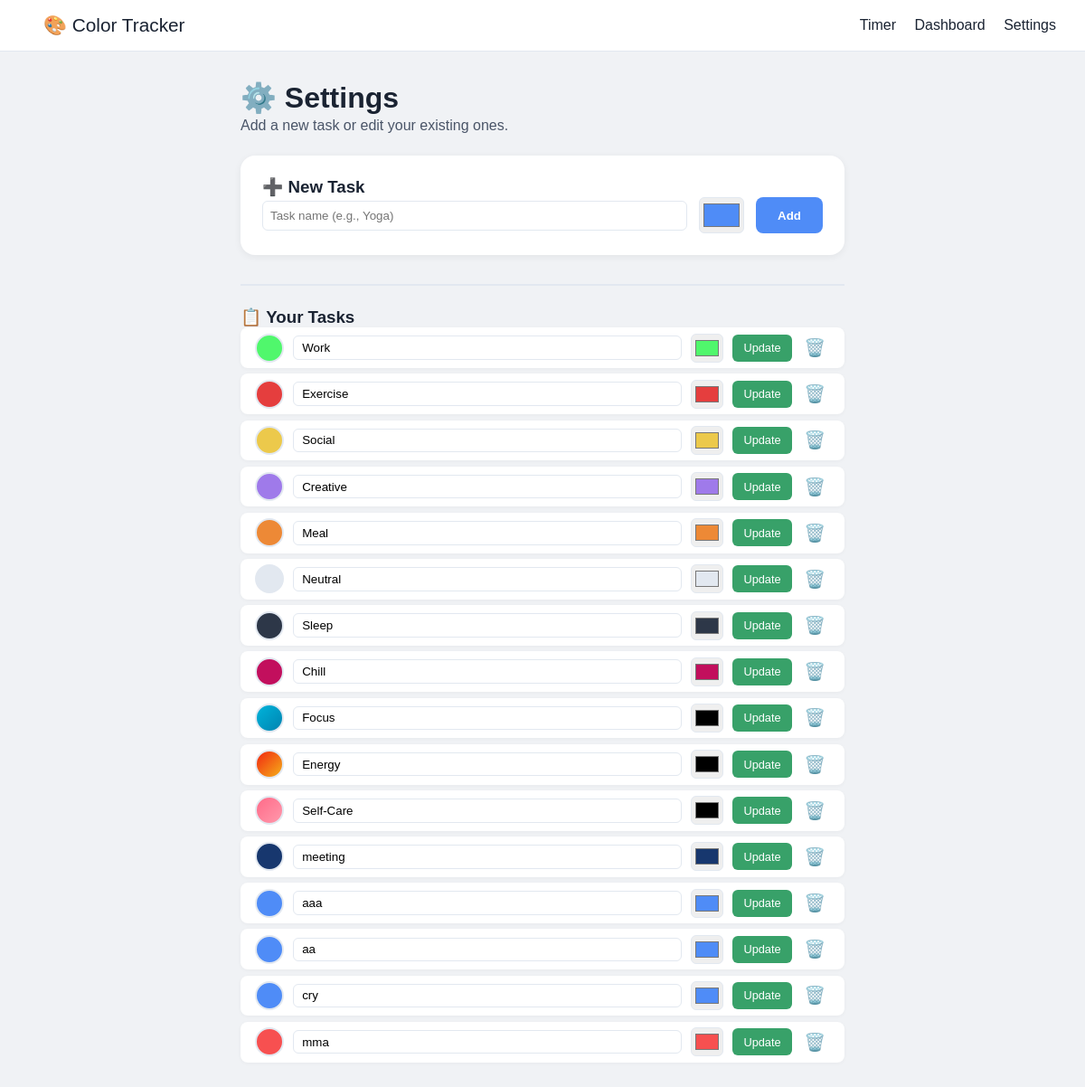
The page /settings on the database its author committed.
### models.py (models this page shows)
class ColorMap(db.Model):
    __tablename__ = "color_maps"
    id = db.Column(db.Integer, primary_key=True)
    color = db.Column(db.String(20), unique=True, nullable=False)
    hex_code = db.Column(db.String(50), nullable=False)
    activity = db.Column(db.String(50), unique=True, nullable=False)
    is_gradient = db.Column(db.Boolean, default=False)

### app.py (the view, shortened to what this page needs)
@app.route("/settings", methods=["GET", "POST"])
def settings():
    colors = ColorMap.query.order_by(ColorMap.id).all()
    return render_template("settings.html", colors=colors)

### templates/settings.html (shortened to what this page needs)
{% extends "base.html" %}
{% block content %}
<div class="container">
    <h1>⚙️ Settings</h1>
    <p>Add a new task or edit your existing ones.</p>
    <div class="add-section">
        <h3>➕ New Task</h3>
        <form method="POST" class="add-form">
            <div class="add-row">
                <input type="text" name="activity" placeholder="Task name (e.g., Yoga)" required id="new-activity">
                <input type="color" name="hex_code" value="#4f8cf7" id="new-color">
                <button type="submit" class="btn-add">Add</button>
            </div>
        </form>
    </div>
    <hr>
    <div class="list-section">
        <h3>📋 Your Tasks</h3>
        {% for color in colors %}
        <div class="task-row">
            <form method="POST" class="edit-form">
                <div class="edit-row">
                    <div class="color-preview" style="background: {{ color.hex_code }};"></div>
                    <input type="text" name="activity" value="{{ color.activity }}" placeholder="Task name" required>
                    <input type="color" name="hex_code" value="{{ color.hex_code }}" class="color-picker">
                    <button type="submit" class="btn-update">Update</button>
                </div>
            </form>
            <form method="POST" class="delete-form">
                <button type="submit" class="btn-delete" onclick="return confirm('Delete {{ color.activity }}?');">🗑️</button>
            </form>
        </div>
        {% endfor %}
    </div>
</div>
{% endblock %}

### static/css/style.css (style rules this page uses)
* { margin: 0; padding: 0; box-sizing: border-box; }
body { font-family: Arial, sans-serif; background: #f0f2f5; color: #1a2332; }
.container { max-width: 800px; margin: 2rem auto; padding: 0 1rem; }
h1 { margin-bottom: 0.5rem; }
p { color: #4a5568; margin-bottom: 1.5rem; }
.color-preview { width: 30px; height: 30px; border-radius: 50%; flex-shrink: 0; }

### templates/settings.html (style rules this page uses)
.container { max-width: 700px; margin: 2rem auto; padding: 0 1rem; }
h1 { font-size: 2rem; margin-bottom: 0.2rem; }
p { color: #4a5568; margin-bottom: 1.5rem; }
.add-section { background: white; padding: 1.5rem; border-radius: 16px; box-shadow: 0 2px 8px rgba(0,0,0,0.06); margin-bottom: 2rem; }
.add-row { display: flex; flex-wrap: wrap; gap: 0.8rem; align-items: center; }
.add-row input[type="text"] { flex: 2; min-width: 120px; padding: 0.5rem; border: 1px solid #e2e8f0; border-radius: 6px; }
.add-row input[type="color"] { width: 50px; height: 40px; padding: 2px; cursor: pointer; border: 1px solid #e2e8f0; border-radius: 6px; }
.btn-add { background: #4f8cf7; color: white; border: none; padding: 0.5rem 1.5rem; border-radius: 8px; font-weight: 600; cursor: pointer; height: 40px; }
hr { border: none; border-top: 2px solid #e2e8f0; margin: 1.5rem 0; }
.list-section { margin-top: 1rem; }
.task-row { display: flex; align-items: center; gap: 0.5rem; background: white; padding: 0.4rem 1rem; border-radius: 8px; margin-bottom: 0.4rem; box-shadow: 0 1px 4px rgba(0,0,0,0.04); }
.edit-form { flex: 1; }
.edit-row { display: flex; flex-wrap: wrap; gap: 0.6rem; align-items: center; }
.color-preview { width: 32px; height: 32px; border-radius: 50%; flex-shrink: 0; border: 2px solid #e2e8f0; }
.edit-row input[type="text"] { flex: 2; min-width: 80px; padding: 0.3rem 0.6rem; border: 1px solid #e2e8f0; border-radius: 6px; }
.edit-row input[type="color"] { width: 36px; height: 32px; padding: 2px; cursor: pointer; border: 1px solid #e2e8f0; border-radius: 6px; flex-shrink: 0; }
.btn-update { background: #38a169; color: white; border: none; padding: 0.2rem 0.8rem; border-radius: 6px; font-size: 0.8rem; cursor: pointer; height: 30px; }
.delete-form { display: inline-block; }
.btn-delete { background: none; border: none; font-size: 1.2rem; cursor: pointer; color: #e53e3e; padding: 0.1rem 0.3rem; border-radius: 4px; transition: background 0.2s; height: 30px; display: flex; align-items: center; }

### rows shown on the page
ColorMap: activity "Work", hex_code "#50f76c"
ColorMap: activity "Exercise", hex_code "#e53e3e"
ColorMap: activity "Social", hex_code "#ecc94b"
ColorMap: activity "Creative", hex_code "#9f7aea"
ColorMap: activity "Meal", hex_code "#ed8936"
ColorMap: activity "Neutral", hex_code "#e2e8f0"
ColorMap: activity "Sleep", hex_code "#2d3748"
ColorMap: activity "Chill", hex_code "#c20f5d"
ColorMap: activity "Focus", hex_code "#000000"
ColorMap: activity "Energy", hex_code "#000000"
ColorMap: activity "Self-Care", hex_code "#000000"
ColorMap: activity "meeting", hex_code "#17376e"
ColorMap: activity "aaa", hex_code "#4f8cf7"
ColorMap: activity "aa", hex_code "#4f8cf7"
ColorMap: activity "cry", hex_code "#4f8cf7"
ColorMap: activity "mma", hex_code "#f75050"
